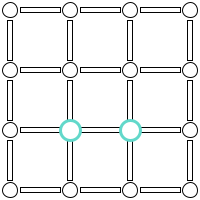
Frame 1 (no input)
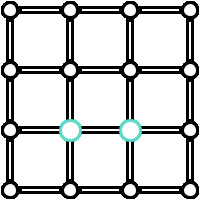
Frame 60 (the mouse pressed at the canvas centre just before this capture)
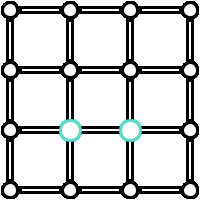
Frame 120 (the mouse held since frame 60 and released just before this capture)

The Processing sketch that drew these frames (run headless with seeded random() and noise(); from frame 60 on, the mouse is pressed at the canvas centre):

// Processing sketch: processing_97338
// ── processing_97338.pde

void setup(){
size(200,200);
background(255); 
}
void draw(){ 
for(int x=10;x<200;x=x+60)
{for(int y=10;y<200;y=y+60)
{smooth ();
stroke (3);
  ellipse(x,y,15,15);
}} 
for(int i=20; i<181; i=i+60)
{for(float j=7.5; j<200; j=j+60)
  {
   stroke (2);
   smooth ();
    rect(i,j,40,5);}
  }
for(float d=7.5; d<200; d=d+60)
{for(float v=20; v<181; v=v+60)
  {rect(d,v,5,40);}}  
stroke(#62D8CA);
strokeWeight (3);
ellipse(70,130,20,20);
ellipse(130,130,20,20);
}
